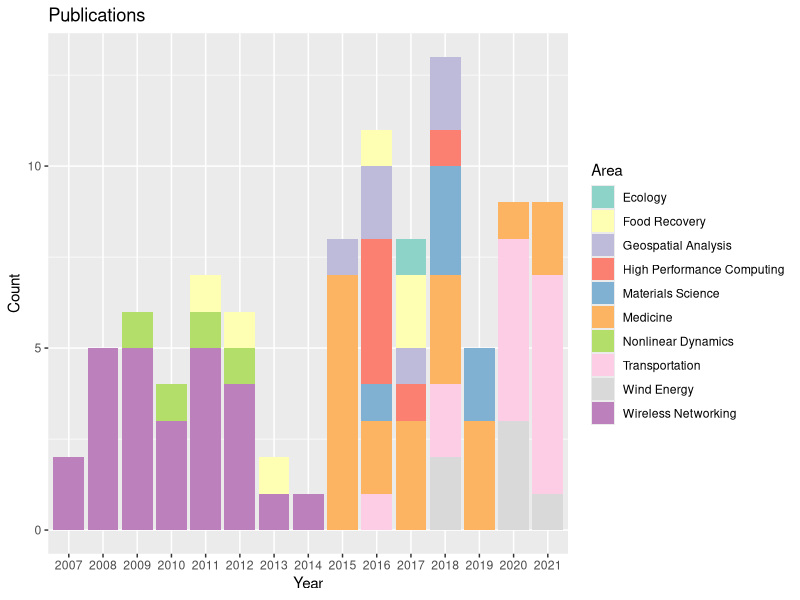
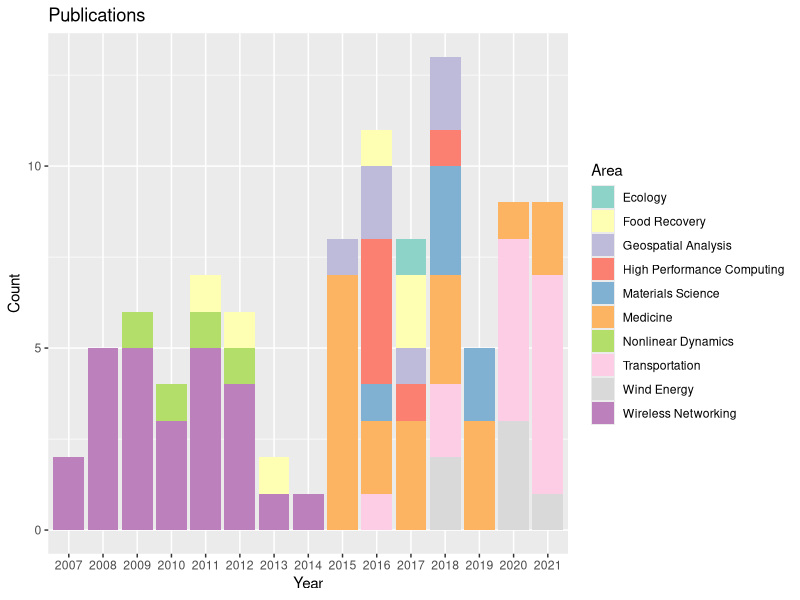

Generate these figures, in order, with R:
d <- read.csv('pubs.csv',header=T)

library(ggplot2)

qplot(factor(year),data=d,geom="bar",fill=factor(cat),xlab="Year",ylab="Count") + 
  scale_fill_brewer(name="Area",palette="Set3") + ggtitle("Publications") + 
  theme(plot.background=element_rect(fill = "transparent",colour = NA))
ggsave("pubs.jpg")
